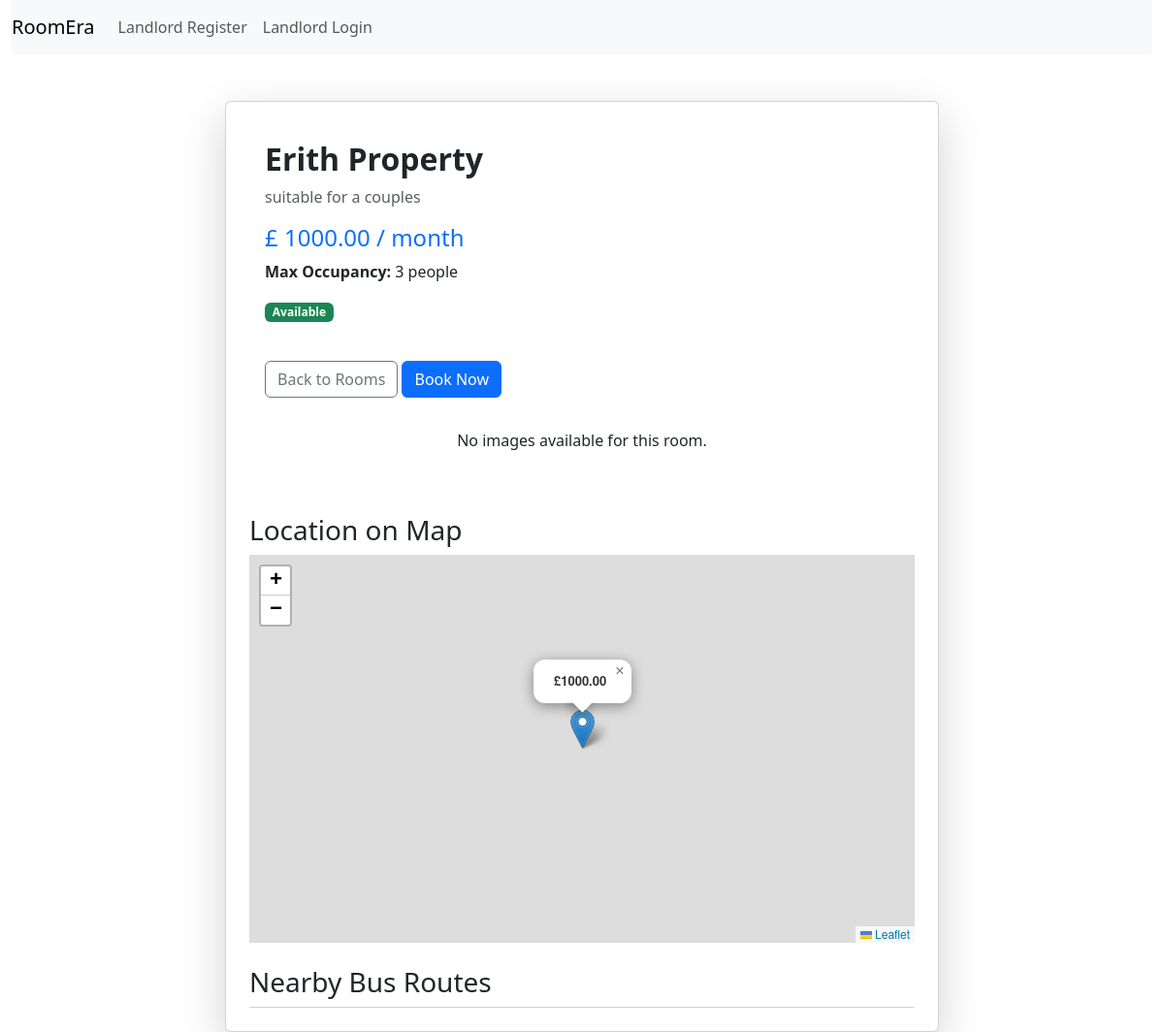
/rooms/2/, run on an earlier commit of the app's database.
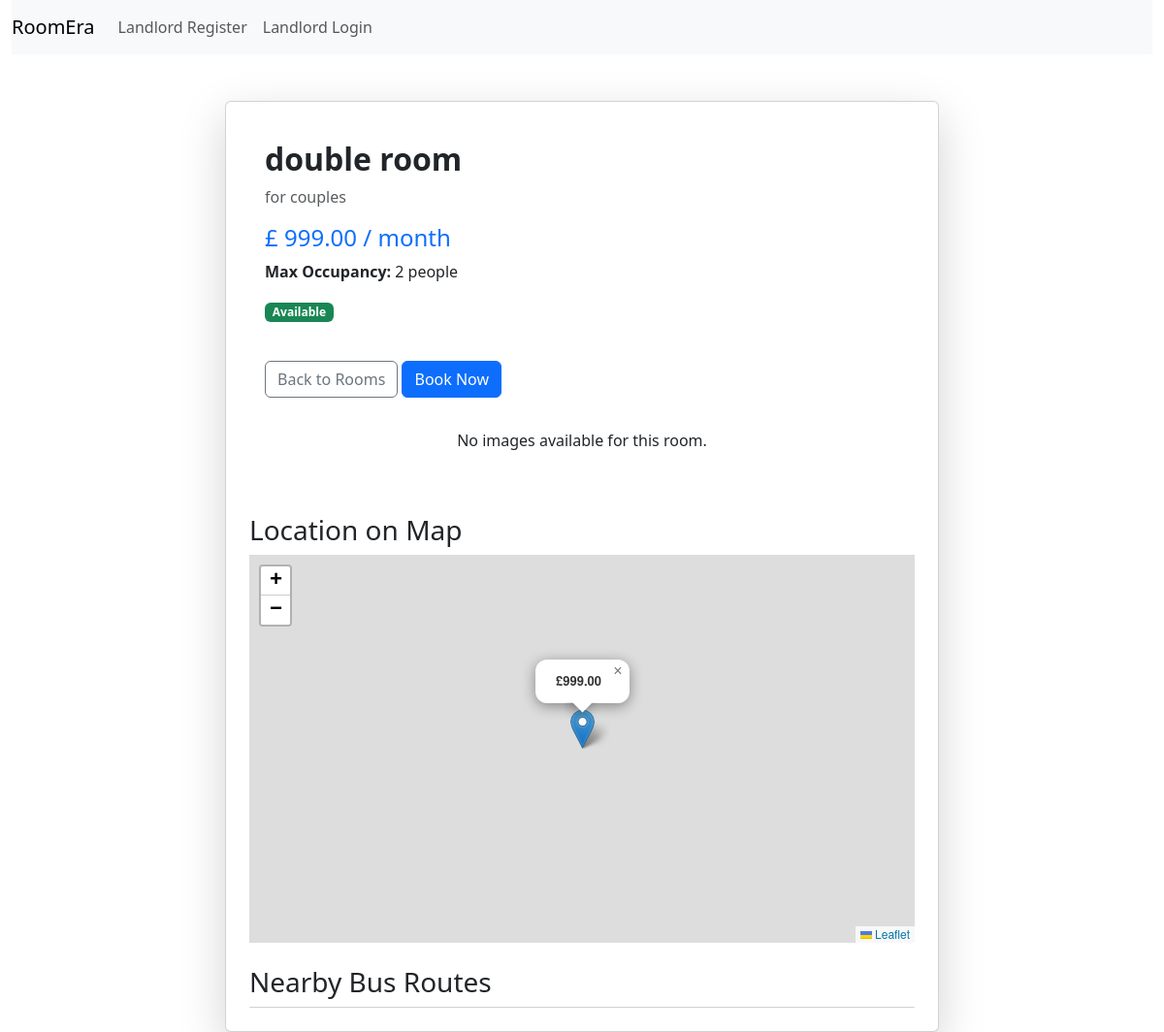
And on a later commit of the database.
### landlord_property/models.py (models this page shows, shortened)
class Room(models.Model):
    property=models.ForeignKey(Property, on_delete=models.CASCADE, related_name="rooms")
    title=models.CharField(max_length=100)
    description=models.TextField()
    rent_price=models.DecimalField(max_digits=10, decimal_places=2)
    max_occupancy=models.IntegerField()
    is_available=models.BooleanField(default=True)
    is_featured=models.BooleanField(default=False)
    created_at=models.DateTimeField(auto_now_add=True)

### landlord_property/views.py (the view)
# urls.py: path('rooms/<room_id>/', room_detail,name='room_detail'),
def room_detail(request, room_id):
    room = get_object_or_404(Room, id=room_id)
    context = {
        'room': room,
        'appId': settings.APP_ID,
        'appKey': settings.APP_KEY,
    }
    return render(request, 'landlord_property/room_detail.html',context)

### landlord_property/context_processors.py (called while the page is built)
def landlord_properties(request):
    if request.user.is_authenticated and hasattr(request.user, 'landlord_profile'):
        properties = Property.objects.filter(landlord=request.user.landlord_profile)
        return {'properties': properties}  # Makes properties available in all templates
    return {'properties': None}

### landlord_property/templates/landlord_property/room_detail.html (shortened to what this page needs)
{% extends 'landlord_account/main.html' %}
{% block content %}
<div class="container mt-5">
  <div class="row">
    <div class="col-md-8 offset-md-2">
      <div class="card shadow-lg p-4">
        <div class="card-body">
          <h2 class="card-title fw-bold">{{ room.title }}</h2>
          <p class="card-text text-muted">{{ room.description }}</p>
          <h4 class="text-primary">£ {{ room.rent_price }} / month</h4>
          <p><strong>Max Occupancy:</strong> {{ room.max_occupancy }} people</p>
          {% if room.is_available %}
              <p class="badge bg-success">Available</p>
          {% else %}
              <p class="badge bg-danger">Not Available</p>
          {% endif %}
          <div class="mt-4">
              <a href="{% url 'landlord_property:home' %}" class="btn btn-outline-secondary">
                   Back to Rooms
              </a>
              {% if room.is_available %}
                  <a href="#" class="btn btn-primary">
                       Book Now
                  </a>
              {% endif %}
          </div>
        </div>
        {% if room.images.all %}
        <div class="text-center">
          <img id="mainImage" src="{{ room.images.first.image.url }}"
               class="img-fluid rounded mb-3"
               style="max-height: 400px; cursor: pointer;"
               data-bs-toggle="modal" data-bs-target="#imageModal">
          <div class="row mt-2">
            {% for image in room.images.all %}
              <div class="col-3">
                <img src="{{ image.image.url }}"
                     class="img-thumbnail small-thumbnail shadow-sm"
                     style="cursor: pointer;"
                     data-index="{{ forloop.counter0 }}"
                     onclick="openSliderFromThumbnail(this)">
              </div>
            {% endfor %}
          </div>
        </div>
        <div class="modal fade" id="imageModal" tabindex="-1" aria-labelledby="imageModalLabel" aria-hidden="true">
          <div class="modal-dialog modal-lg modal-dialog-centered">
            <div class="modal-content">
              <div class="modal-header">
                <h5 class="modal-title" id="imageModalLabel">{{ room.title }} - Images</h5>
                <button type="button" class="btn-close" data-bs-dismiss="modal" aria-label="Close"></button>
              </div>
              <div class="modal-body">
                <div id="roomCarousel" class="carousel slide" data-bs-ride="carousel">
                  <div class="carousel-inner">
                    {% for image in room.images.all %}
                      <div class="carousel-item {% if forloop.first %}active{% endif %}">
                        <img src="{{ image.image.url }}" class="d-block w-100 rounded">
                      </div>
                    {% endfor %}
                  </div>
                  <button class="carousel-control-prev" type="button" data-bs-target="#roomCarousel" data-bs-slide="prev">
                    <span class="carousel-control-prev-icon" aria-hidden="true"></span>
                    <span class="visually-hidden">Previous</span>
                  </button>
                  <button class="carousel-control-next" type="button" data-bs-target="#roomCarousel" data-bs-slide="next">
                    <span class="carousel-control-next-icon" aria-hidden="true"></span>
                    <span class="visually-hidden">Next</span>
                  </button>
                </div>
              </div>
            </div>
          </div>
        </div>
        {% else %}
          <p class="text-center mt-3">No images available for this room.</p>
        {% endif %}
        <h3 class="mt-5">Location on Map</h3>
        <div id="map" style="width: 100%; height: 400px;"
            data-latitude="{{ room.property.latitude|default:"0" }}"
            data-longitude="{{ room.property.longitude|default:"0" }}"
            data-rent-price="{{ room.rent_price }}">
        </div>
        <h3 class="mt-4">Nearby Bus Routes</h3>
        <ul id="bus-stops" class="list-group"></ul>
      </div>
    </div>
  </div>
</div>
{% endblock %}

What changed in the data, as far as the page shows it:
changed Room: title "Erith Property" → "double room"; description "suitable for a couples" → "for couples"; rent_price "1000.00" → "999.00"; max_occupancy "3" → "2"
Also different on the page:
text written by a page script: "£1000.00 × + − Leaflet" → "£999.00 × + − Leaflet"
